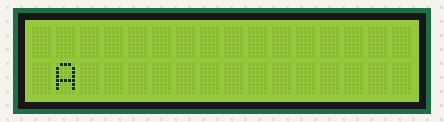
Bench run of a sketch on a simulated Arduino Uno, built with avr-gcc and run on an emulated ATmega328P. Parts: 16×2 character LCD.

Above: at 1.1 s.
At 9.1 s:
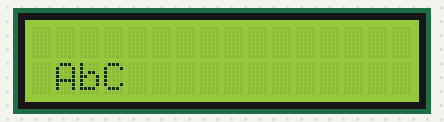
At 14.1 s:
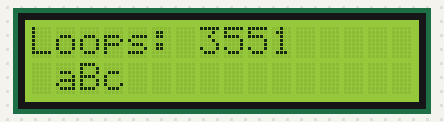
At 19.1 s:
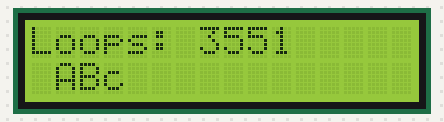
At 29.1 s:
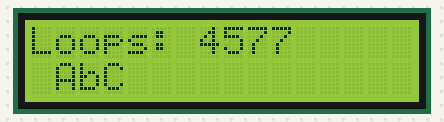
At 39.1 s:
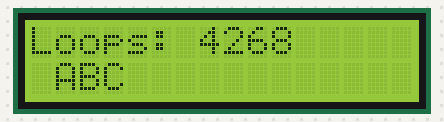

Measured:
- what the display in image 0 shows lasts 1.0 s, from 1.0 s to 2.0 s

The sketch:

JB_LCD_Task2.ino
```cpp
#include <Wire.h>
#include <LiquidCrystal_I2C.h>

LiquidCrystal_I2C g_lcd(39, 16, 2);  // (address, columns, rows)

const unsigned int OFFSET_ms = 10 * 1000;
unsigned long g_endTime_ms;
unsigned long g_loopCounter = 0;

// ----------

class Task
{
  private:
    unsigned long _nextTime_ms;
    unsigned long _interval_ms;

  public:
    Task(unsigned long interval_ms);
    void update(unsigned long currentTime_ms);

    virtual void process() = 0;
};

Task::Task(unsigned long interval_ms)
{
  _interval_ms = interval_ms;
  _nextTime_ms = millis() + interval_ms;
}

void Task::update(unsigned long currentTime_ms)
{
  if (currentTime_ms >= _nextTime_ms) {
    process();
    _nextTime_ms = currentTime_ms + _interval_ms - (currentTime_ms - _nextTime_ms);
  }
}

// ----------

class LcdChar : public Task
{
  private:
    bool _toggle = false;
    char _c1, _c2, _colPos;

  public:
    LcdChar(char c1, char c2, char colPos, unsigned long interval);

    void process();
};

LcdChar::LcdChar(char c1, char c2, char colPos, unsigned long interval)
  : Task(interval)
{
  _c1 = c1;
  _c2 = c2;
  _colPos = colPos;
}

void LcdChar::process()
{
  _toggle = !_toggle;
  g_lcd.setCursor(_colPos, 1);
  g_lcd.print(_toggle ? _c1 : _c2);
}

// ----

Task* _task1 = new LcdChar('A', 'a', 1, 1000);
Task* _task2 = new LcdChar('B', 'b', 2, 2000);
Task* _task3 = new LcdChar('C', 'c', 3, 3000);

// ----------

void setup()
{
  g_lcd.init();
  g_lcd.backlight();
  g_lcd.clear();

  Wire.begin();
  Wire.setClock(400000); // Set I2C clock to 400 kHz

  unsigned long current_ms = millis();
  g_endTime_ms =  + OFFSET_ms;
}

void loop()
{
  g_loopCounter++;
  unsigned long current_ms = millis();

  // ----

  _task1->update(current_ms);
  _task2->update(current_ms);
  _task3->update(current_ms);

  // ----

  if (current_ms >= g_endTime_ms) {
    outputResults();

    g_loopCounter = 0;
    g_endTime_ms = millis() + OFFSET_ms;
  }
}

void outputResults()
{
  g_lcd.setCursor(0, 0);
  g_lcd.print("Loops:          ");
  g_lcd.setCursor(7, 0);
  g_lcd.print(g_loopCounter);
}
```
